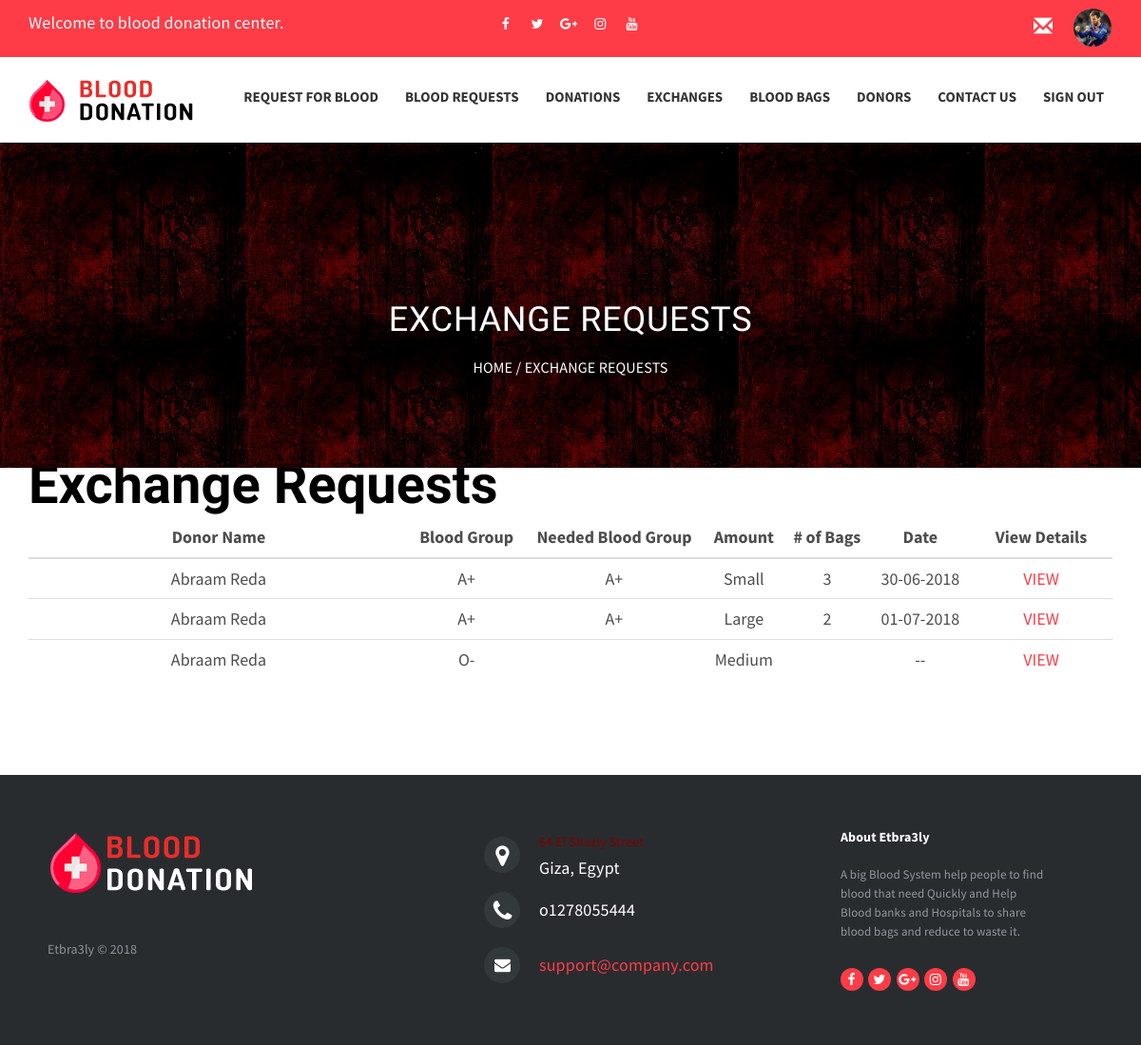
The page /APP/cpanel/BloodBankPages/BloodBankExchangeRequestsList.php (signed in) on the database its author committed.
### tables this page shows
CREATE TABLE `request` (
  `requestID` int(11) NOT NULL,
  `donorID` int(20) NOT NULL,
  `organizationID` int(20) NOT NULL,
  `date` varchar(20) NOT NULL,
  `neededBloodGroup` varchar(10) DEFAULT NULL,
  `numberOfBags` int(10) DEFAULT NULL,
  `amount` varchar(10) DEFAULT NULL,
  `view` tinyint(1) NOT NULL DEFAULT '0',
  `requestType` varchar(20) NOT NULL
);

CREATE TABLE `donor` (
  `donorID` int(10) NOT NULL,
  `SSN` int(20) NOT NULL,
  `firstName` varchar(15) NOT NULL,
  `middleName` varchar(15) NOT NULL,
  `lastName` varchar(15) NOT NULL,
  `dateOfBirth` varchar(20) NOT NULL,
  `gender` varchar(10) NOT NULL,
  `district` varchar(50) NOT NULL,
  `city` varchar(50) NOT NULL,
  `phoneNo` int(20) NOT NULL,
  `email` varchar(30) NOT NULL,
  `bloodGroup` varchar(10) NOT NULL,
  `photo` varchar(500) NOT NULL DEFAULT 'default_profile.jpg',
  `username` varchar(20) DEFAULT NULL,
  `password` varchar(50) DEFAULT NULL,
  `lastDonationDate` varchar(20) DEFAULT NULL,
  `bloodBankID` int(11) DEFAULT NULL
);

### APP/lib/organization.php (called while the page is built, shortened)
<?php
require_once '../../config.php';
class Organization
{
    public static function retreiveOrganizationById($organizationID)
    {
        global $dbh;
        $sql = $dbh->prepare("SELECT * FROM organization WHERE organizationID='$organizationID'");
        $sql->execute();
        $organization = $sql->fetch(PDO::FETCH_ASSOC);
        return $organization;
    }
}

### APP/lib/request.php (called while the page is built, shortened)
<?php
require_once '../../config.php';
class Request
{
    public static function retreiveAllRequestsOfOrganization($organizationID,$view = 0)
    {
        if($view == 0){
            global $dbh;
            $sql = $dbh->prepare("SELECT * FROM request WHERE organizationID = '$organizationID' AND view = 0 ORDER BY requestID ASC");
            $sql->execute();
            $request = $sql->fetchAll(PDO::FETCH_ASSOC);
            return $request;
        }else{
            global $dbh;
            $sql = $dbh->prepare("SELECT * FROM request WHERE organizationID = '$organizationID' ORDER BY requestID ASC");
            $sql->execute();
            $request = $sql->fetchAll(PDO::FETCH_ASSOC);
            return $request;
        }
    }
    public static function retreiveAllRequestsOfOrganizationByType($organizationID,$requestType,$view = 0)
    {
        if($view == 0){
            global $dbh;
            $sql = $dbh->prepare("SELECT * FROM request WHERE organizationID = '$organizationID' AND requestType = '$requestType' AND view = 0 ORDER BY requestID ASC");
            $sql->execute();
            $request = $sql->fetchAll(PDO::FETCH_ASSOC);
            return $request;
        }else{
            global $dbh;
            $sql = $dbh->prepare("SELECT * FROM request WHERE organizationID = '$organizationID' AND requestType = '$requestType' ORDER BY requestID ASC");
            $sql->execute();
            $request = $sql->fetchAll(PDO::FETCH_ASSOC);
            return $request;
        }
    }
}

### APP/lib/donor.php (called while the page is built, shortened)
<?php
require_once '../../config.php';
class Donor
{
    public static function retreiveDonorById($donorID)
    {
        global $dbh;
        $sql = $dbh->prepare("SELECT * FROM donor WHERE donorID='$donorID'");
        $sql->execute();
        $donor = $sql->fetch(PDO::FETCH_ASSOC);
        return $donor;
    }
}

### APP/cpanel/BloodBankPages/BloodBankExchangeRequestsList.php (the view, shortened to what this page needs)
<?php
    require_once 'BloodBankSession.php';
    require_once '../../lib/organization.php';
    require_once '../../lib/donor.php';
    require_once '../../lib/request.php';
    $bloodBank = Organization::retreiveOrganizationById($_SESSION['organizationID']);
    $countMessages = Request::countRequests(Request::retreiveAllRequestsOfOrganization($bloodBank['organizationID'])) + BloodRequest::countRequests(BloodRequest::retreiveAllBloodRequests($bloodBank['organizationID']));
?>
<link href="https://cdn.jotfor.ms/static/formCss.css?3.3.5968" rel="stylesheet" type="text/css" />
<link type="text/css" media="print" rel="stylesheet" href="https://cdn.jotfor.ms/css/printForm.css?3.3.5968" />
<link type="text/css" rel="stylesheet" href="https://cdn.jotfor.ms/css/styles/nova.css?3.3.5968" />
<link type="text/css" rel="stylesheet" href="https://cdn.jotfor.ms/themes/CSS/566a91c2977cdfcd478b4567.css?themeRevisionID=59fb4852cf3bfe589c6c6f21"/>
<section class="page-header" data-stellar-background-ratio="1.2">
    <div class="container">
        <div class="row">
            <div class="col-sm-12 text-center">
                <h3>
                    Exchange Requests
                </h3>
                <p class="page-breadcrumb">
                    <a href="HospitalHome.php">Home</a> / Exchange Requests
                </p>
            </div>
        </div>
    </div>
</section>
<section>
        <div class="container">
                 <ul class="form-section page-section">
                          <li id="cid_10" class="form-input-wide" data-type="control_head">
                                <div class="form-header-group ">
                                  <div class="header-text httal htvam">
                                        <h1 id="header_10" class="form-header" data-component="header">
                                          Exchange Requests
                                        </h1>
                                  </div>
                                </div>
                          </li>
                </ul>
                <table class="table">
                        <thead class="thead-dark">
                                <tr>
                                        <th scope="col">Donor Name</th>
                                        <th scope="col">Blood Group</th>
                                        <th scope="col">Needed Blood Group</th>
                                        <th scope="col">Amount</th>
                                        <th scope="col"># of Bags</th>
                                        <th scope="col">Date</th>
                                        <th scope="col" width="150px">View Details</th>
                                </tr>
                        </thead>
                        <tbody>
                            <?php
                                $exchangeRequests = Request::retreiveAllRequestsOfOrganizationByType($bloodBank['organizationID'], "Exchange",1);
                                if(is_array($exchangeRequests) && count($exchangeRequests)>0){
                                    foreach ($exchangeRequests as $exchangeRequest) {
                                        $donor = Donor::retreiveDonorById($exchangeRequest['donorID']);
                                        echo '<tr>
                                                <td scope="row" width="400px">'.$donor['firstName'].' '.$donor['lastName'].'</td>
                                                <td>'.$donor['bloodGroup'].'</td>
                                                <td>'.$exchangeRequest['neededBloodGroup'].'</td>
                                                <td>'.$exchangeRequest['amount'].'</td>
                                                <td>'.$exchangeRequest['numberOfBags'].'</td>
                                                <td>'.$exchangeRequest['date'].'</td>
                                                <td><a href="BloodBankExchangeRequestDetails.php?id='.$exchangeRequest['requestID'].'">VIEW</a></td>
                                            </tr>';
                                    }
                                }else{
                                    echo '<tr>
                                        <td colspan="7" style="text-align:center" scope="row"> There is no Exchange Requests !!!</td>
                                    </tr>';
                                }
                            ?>
                        </tbody>
                </table>
        </div>
</section>

### APP/cpanel/template/css/base.css (style rules this page uses)
.footer-distributed { background-color: #292c2f; box-shadow: 0 1px 1px 0 rgba(0, 0, 0, 0.12); box-sizing: border-box; width: 100%; text-align: left; font: bold 16px sans-serif; padding: 55px 50px; margin-top: 80px; }
.footer-distributed .footer-left, .footer-distributed .footer-center, .footer-distributed .footer-right { display: inline-block; vertical-align: top; }
.footer-distributed .footer-left { width: 40%; }
.footer-distributed h3 { color: #ffffff; font: normal 36px 'Cookie', cursive; margin: 0; }
.footer-distributed .footer-company-name { color: #8f9296; font-size: 14px; font-weight: normal; margin: 0; }
.footer-distributed .footer-center { width: 35%; }
.footer-distributed .footer-center i { background-color: #33383b; color: #ffffff; font-size: 25px; width: 38px; height: 38px; border-radius: 50%; text-align: center; line-height: 42px; margin: 10px 15px; vertical-align: middle; }
.footer-distributed .footer-center i.fa-envelope { font-size: 17px; line-height: 38px; }
.footer-distributed .footer-center p { display: inline-block; color: #ffffff; vertical-align: middle; margin:0; }
.footer-distributed .footer-center p span { display:block; font-weight: normal; font-size:14px; line-height:2; }
.footer-distributed .footer-center p a { color: #5383d3; text-decoration: none;; }
.footer-distributed .footer-right { width: 20%; }
.footer-distributed .footer-company-about { line-height: 20px; color: #92999f; font-size: 13px; font-weight: normal; margin: 0; }
.footer-distributed .footer-company-about span { display: block; color: #ffffff; font-size: 14px; font-weight: bold; margin-bottom: 20px; }
.right-right-container a { float: right; color: white; margin-top: 3px; font-size: 35px; font-family: 'Dosis', sans-serif; border: 1px; border-color: #FE3C47; border-style: solid; background: #FE3C47; }
.top-bar-social { float:left; }
.left-container { width: 43%; height: 100%; float:left; margin-right:0px; padding-right:0px; }
.right-container { width: 57%; height: 100%; float:right; margin-left:0px; padding-left:0px; }
.left-right-container { width: 50%; height: 100%; float:left }
.right-right-container { width: 50%; height: 100%; float:right }
span { color:#800000; font:bold; }
.glyphicon { margin-right:10px; }

### APP/cpanel/BloodBankPages/BloodBankExchangeRequestsList.php (style rules this page uses)
th,td { text-align: center }

### rows shown on the page
request: donorID.firstName "Abraam", donorID.lastName "Reda", donorID.bloodGroup "A+", neededBloodGroup "A+", amount "Small", numberOfBags "3", date "30-06-2018"
request: donorID.firstName "Abraam", donorID.lastName "Reda", donorID.bloodGroup "A+", neededBloodGroup "A+", amount "Large", numberOfBags "2", date "01-07-2018"
request: donorID.firstName "Abraam", donorID.lastName "Reda", donorID.bloodGroup "O-", amount "Medium", date "--"
